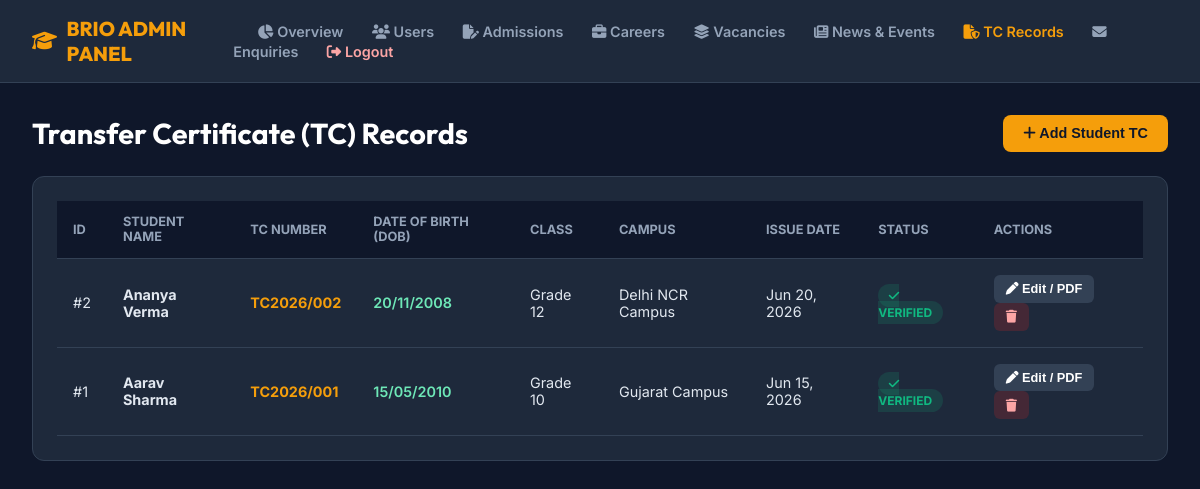
The app's page /backend/admin/tc_manage.php (signed in) with its own data.
### tables this page shows
CREATE TABLE `transfer_certificates` (
  `id` INT AUTO_INCREMENT PRIMARY KEY,
  `student_name` VARCHAR(150) NOT NULL,
  `tc_number` VARCHAR(50) NOT NULL UNIQUE,
  `dob` DATE NOT NULL,
  `admission_no` VARCHAR(50) DEFAULT NULL,
  `class_name` VARCHAR(50) NOT NULL,
  `issue_date` DATE NOT NULL,
  `campus` VARCHAR(100) DEFAULT 'Gujarat Campus',
  `verification_status` ENUM('verified', 'pending', 'revoked') DEFAULT 'verified',
  `pdf_filename` VARCHAR(255) NOT NULL,
  `created_at` TIMESTAMP DEFAULT CURRENT_TIMESTAMP,
  `updated_at` TIMESTAMP DEFAULT CURRENT_TIMESTAMP ON UPDATE CURRENT_TIMESTAMP
);

### public_html/backend/admin/tc_manage.php (the view, shortened to what this page needs)
<?php
$db = getCoreDB();
$tcList = [];
try {
    if ($db) {
        $stmt = $db->prepare("SELECT * FROM transfer_certificates ORDER BY id DESC");
        $stmt->execute();
        $tcList = $stmt->fetchAll() ?: [];
    }
} catch (Exception $e) {}
?>
<!DOCTYPE html>
<html lang="en">
<head>
  <link rel="stylesheet" href="https://cdnjs.cloudflare.com/ajax/libs/font-awesome/6.4.0/css/all.min.css">
</head>
<body>
  <header>
    <a href="index.php" class="brand"><i class="fa-solid fa-graduation-cap"></i> BRIO ADMIN PANEL</a>
    <div class="nav-links">
      <a href="index.php"><i class="fa-solid fa-chart-pie"></i> Overview</a>
      <a href="users.php"><i class="fa-solid fa-users"></i> Users</a>
      <a href="admissions.php"><i class="fa-solid fa-file-pen"></i> Admissions</a>
      <a href="careers.php"><i class="fa-solid fa-briefcase"></i> Careers</a>
      <a href="vacancies.php"><i class="fa-solid fa-layer-group"></i> Vacancies</a>
      <a href="news.php"><i class="fa-solid fa-newspaper"></i> News &amp; Events</a>
      <a href="tc_manage.php" class="active"><i class="fa-solid fa-file-shield"></i> TC Records</a>
      <a href="enquiries.php"><i class="fa-solid fa-envelope"></i> Enquiries</a>
      <a href="logout.php" style="color: #FCA5A5;"><i class="fa-solid fa-right-from-bracket"></i> Logout</a>
    </div>
  </header>
  <div class="container">
    <div class="header-bar">
      <h1 style="font-family: 'Outfit', sans-serif; font-size: 1.8rem; color: white;">
        Transfer Certificate (TC) Records
      </h1>
      <button onclick="openModal('createModal')" class="btn-add"><i class="fa-solid fa-plus"></i> Add Student TC</button>
    </div>
    <div class="card">
      <table>
        <thead>
          <tr>
            <th>ID</th>
            <th>Student Name</th>
            <th>TC Number</th>
            <th>Date of Birth (DOB)</th>
            <th>Class</th>
            <th>Campus</th>
            <th>Issue Date</th>
            <th>Status</th>
            <th>Actions</th>
          </tr>
        </thead>
        <tbody>
          <?php foreach ($tcList as $tc): ?>
            <tr>
              <td>#<?= $tc['id'] ?></td>
              <td><strong><?= htmlspecialchars($tc['student_name'] ?? '') ?></strong></td>
              <td><span style="color: #F59E0B; font-weight: 700;"><?= htmlspecialchars($tc['tc_number'] ?? '') ?></span></td>
              <td><span style="color: #6EE7B7; font-weight: 600;"><?= !empty($tc['dob']) ? date('d/m/Y', strtotime($tc['dob'])) : 'N/A' ?></span></td>
              <td><?= htmlspecialchars($tc['class_name'] ?? '') ?></td>
              <td><?= htmlspecialchars($tc['campus'] ?? 'Gujarat Campus') ?></td>
              <td><?= date('M d, Y', strtotime($tc['issue_date'] ?? 'now')) ?></td>
              <td>
                <?php if (($tc['verification_status'] ?? '') === 'verified'): ?>
                  <span class="badge-verified"><i class="fa-solid fa-check"></i> Verified</span>
                <?php else: ?>
                  <span class="badge-revoked"><i class="fa-solid fa-ban"></i> <?= htmlspecialchars($tc['verification_status'] ?? 'Pending') ?></span>
                <?php endif; ?>
              </td>
              <td>
                <button class="action-btn" onclick='editTC(<?= json_encode($tc) ?>)'><i class="fa-solid fa-pen"></i> Edit / PDF</button>
                <form method="POST" action="tc_manage.php" style="display:inline;" onsubmit="return confirm('Delete this Transfer Certificate record?');">
                  <button type="submit" class="action-btn delete"><i class="fa-solid fa-trash"></i></button>
                </form>
              </td>
            </tr>
          <?php endforeach; ?>
        </tbody>
      </table>
    </div>
  </div>
</body>
</html>

### public_html/backend/admin/tc_manage.php (style rules this page uses)
* { box-sizing: border-box; margin: 0; padding: 0; }
body { font-family: 'Inter', sans-serif; background: #0F172A; color: #F8FAFC; min-height: 100vh; }
header { background: #1E293B; border-bottom: 1px solid #334155; padding: 1rem 2rem; display: flex; align-items: center; justify-content: space-between; }
.brand { font-family: 'Outfit', sans-serif; font-size: 1.25rem; font-weight: 800; color: #F59E0B; text-decoration: none; display: flex; align-items: center; gap: 0.6rem; }
.nav-links a { color: #94A3B8; text-decoration: none; margin-left: 1.5rem; font-size: 0.9rem; font-weight: 600; transition: color 0.2s; }
.nav-links a:hover, .nav-links a.active { color: #F59E0B; }
.container { padding: 2rem; max-width: 1200px; margin: 0 auto; width: 100%; }
.header-bar { display: flex; align-items: center; justify-content: space-between; margin-bottom: 1.5rem; }
.btn-add { background: #F59E0B; color: #0F172A; padding: 0.65rem 1.25rem; border-radius: 8px; font-weight: 700; border: none; cursor: pointer; text-decoration: none; font-size: 0.9rem; }
.card { background: #1E293B; border: 1px solid #334155; border-radius: 12px; padding: 1.5rem; }
table { width: 100%; border-collapse: collapse; text-align: left; }
th { background: #0F172A; color: #94A3B8; padding: 0.85rem 1rem; font-size: 0.8rem; text-transform: uppercase; font-weight: 700; border-bottom: 1px solid #334155; }
td { padding: 1rem; border-bottom: 1px solid #334155; font-size: 0.9rem; color: #E2E8F0; vertical-align: middle; }
.badge-verified { background: rgba(16,185,129,0.15); color: #10B981; padding: 0.25rem 0.65rem; border-radius: 20px; font-size: 0.75rem; font-weight: 700; text-transform: uppercase; }
.action-btn { background: #334155; color: white; border: none; padding: 0.4rem 0.75rem; border-radius: 6px; font-size: 0.8rem; font-weight: 600; cursor: pointer; margin-right: 0.35rem; }
.action-btn.delete { background: rgba(220,38,38,0.2); color: #FCA5A5; }

### records on screen
transfer_certificates: id "2", student_name "Ananya Verma", tc_number "TC2026/002", dob "20/11/2008", class_name "Grade 12", campus "Delhi NCR Campus", issue_date "Jun 20, 2026", verification_status "verified" (drawn)
transfer_certificates: id "1", student_name "Aarav Sharma", tc_number "TC2026/001", dob "15/05/2010", class_name "Grade 10", campus "Gujarat Campus", issue_date "Jun 15, 2026", verification_status "verified" (drawn)
